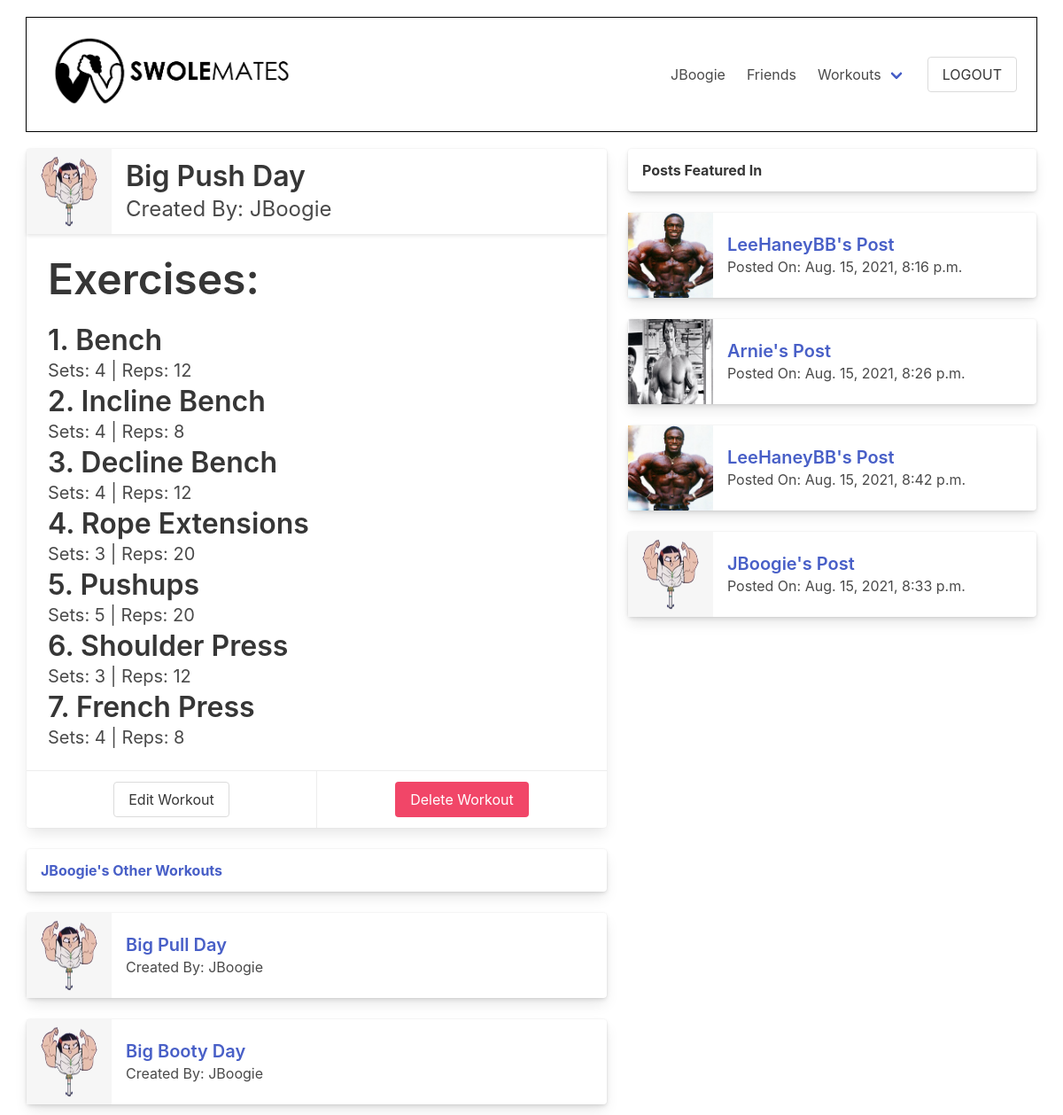
/swolemates/workout/36 (signed in), run on an earlier commit of the app's database.
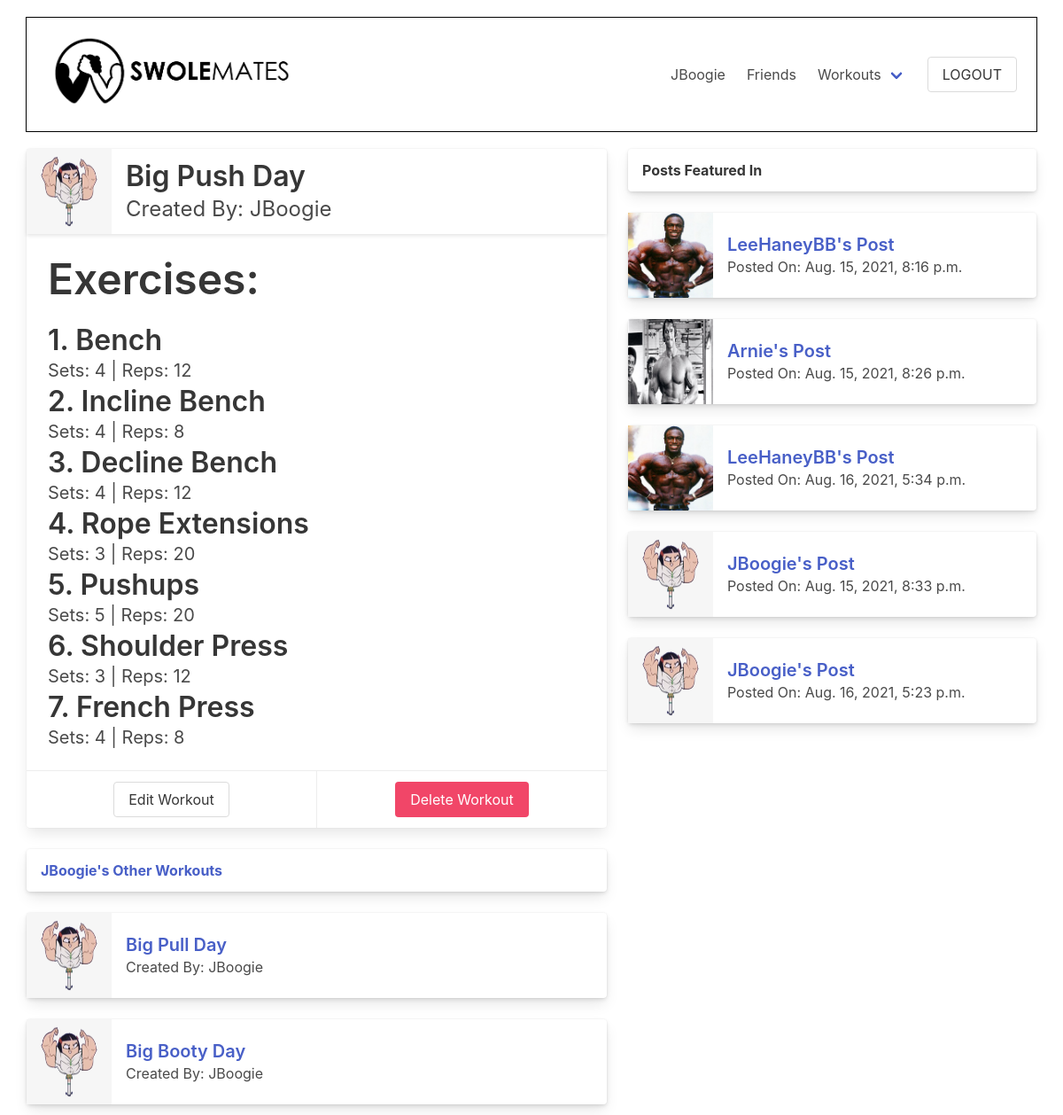
And on a later commit of the database.
### swolemates_app/models.py (models this page shows, shortened)
class User(models.Model):
    first_name = models.CharField(max_length = 50)
    last_name = models.CharField(max_length = 50)
    username = models.CharField(max_length=45, unique=True)
    email = models.EmailField(unique=True)
    password = models.CharField(max_length = 60)
    profile_photo = models.ImageField(default='default.png', upload_to = "images/")
    bio = models.TextField(blank=True, null=True)
    fav_exercises = models.TextField(blank=True, null=True)
    objects = UserManager()
    friends = models.ManyToManyField('self', blank=True)
    created_at = models.DateTimeField(auto_now_add=True)
    updated_at = models.DateTimeField(auto_now=True)
    def __str__(self):
        return self.username

class Workout(models.Model):
    name = models.CharField(max_length=50)
    created_by = models.ForeignKey(User, related_name="workouts", on_delete=models.CASCADE)
    liked_by = models.ManyToManyField(User, related_name="liked_workouts", blank=True)
    objects = WorkoutManager()
    created_at = models.DateTimeField(auto_now_add=True)
    updated_at = models.DateTimeField(auto_now=True)

class Exercise(models.Model):
    workout = models.ForeignKey(Workout, related_name="exercises", on_delete=models.CASCADE)
    name = models.CharField(max_length=50)
    set_count = models.IntegerField()
    rep_count = models.IntegerField()
    created_at = models.DateTimeField(auto_now_add=True)
    updated_at = models.DateTimeField(auto_now=True)

class Post(models.Model):
    content = models.TextField()
    image = models.ImageField(null=True, blank=True, upload_to = "images/")
    posted_by = models.ForeignKey(User, related_name="posts", on_delete=models.CASCADE)
    liked_by = models.ManyToManyField(User, related_name="liked_posts", blank=True)
    workout = models.ForeignKey(Workout, null=True, blank=True, related_name="posts", on_delete=models.SET_NULL)
    objects = PostCommentManager()
    created_at = models.DateTimeField(auto_now_add=True)
    updated_at = models.DateTimeField(auto_now=True)

### swolemates_app/views.py (the view)
# urls.py: path('swolemates/workout/<int:id>', views.workout_view),
def workout_view(request, id):
    workout = Workout.objects.get(id=id)
    profile = User.objects.get(id=workout.created_by.id)
    context = {
        "workout": workout,
        "profile": profile,
        "user": User.objects.get(id=request.session['user_id']),
        "exercises": workout.exercises.all()
    }
    return render(request, "workout_view.html", context)

### swolemates_app/templates/workout_view.html (shortened to what this page needs)
<!DOCTYPE html>
<html lang="en">
<head>
    <link rel="stylesheet" href="https://cdn.jsdelivr.net/npm/bulma@0.9.3/css/bulma.min.css">
    {% load static %}
    <link rel="stylesheet" href="{% static 'css/view_workout.css' %}">
</head>
<body>
    <div id="wrapper">
        <nav class="navbar">
            <div class="navbar-brand">
                    <p class="title is-2 is-align-self-center" id="wtf"><a href="/swolemates"><img src="/media/SM_2.png" alt="swolemates logo" style="height: 100px;"></a></p>
            </div>
            <div class="navbar-menu navbar-end">
                <a href="/swolemates/user/{{user.username}}" class="navbar-item">
                    {{user.username}}
                </a>
                <a href="/swolemates/user/{{user.username}}/friends" class="navbar-item">
                    Friends
                </a>
                <div class="navbar-item has-dropdown is-hoverable">
                    <a href="/swolemates/user/{{user.username}}/workouts" class="navbar-link">
                        Workouts
                    </a>
                </div>
                <div class="navbar-item">
                    <form action="/logout" method="POST">
                        <input type="submit" value="LOGOUT" class="button" id="logout">
                    </form>
                </div>
            </div>
        </nav>
        <div id="ancestor-div">
        <div class="tile is-ancestor">
            <div class="tile is-parent is-7 is-vertical is-align-items-flex-start" id="parent-workout-view">
                <div class="tile is-child is-12">
                    <div class="card">
                        <header class="card-header">
                            <div class="media is-align-items-center">
                                <div class="media-left">
                                    <img src="/media/{{workout.created_by.profile_photo}}" alt="{{workout.created_by}}'s profile pic" class="image is-96x96">
                                </div>
                                <div class="media-content">
                                    <p class="title is-3">{{workout.name}}</p>
                                    <p class="subtitle is-4">Created By: {{workout.created_by}}</p>
                                </div>
                            </div>
                        </header>
                        <div class="card-content">
                            <p class="title is-1">
                                Exercises:
                            </p>
                                {% for exercise in workout.exercises.all %}
                                    <p class="title is-justify-content-space-between">
                                        {{forloop.counter}}. {{exercise.name}}
                                    </p>
                                    <p class="subtitle is-5">Sets: {{exercise.set_count}} | Reps: {{exercise.rep_count}}</p>
                                {% endfor %}
                        </div>
                        {% if profile == user %}
                        <div class="card-footer">
                            <a href="/swolemates/workout/{{workout.id}}/edit" class="card-footer-item"><span class="button">Edit Workout</span></a>
                            <form action="/swolemates/workout/{{workout.id}}/delete" method="POST" class="card-footer-item">
                                <input type="submit" value="Delete Workout" onclick="return confirm('Are you sure you want to delete your workout?');" class="button is-danger">
                            </form>
                        </div>
                        {% endif %}
                    </div>
                </div>
                <div class="tile is-child is-12">
                        <div class="card">
                            <header class="card-header">
                            <p class="card-header-title">
                                <a href="/swolemates/user/{{profile.username}}/workouts">{{profile.username}}'s Other Workouts</a>
                            </p>
                            <button class="card-header-icon" aria-label="more options">
                                <span class="icon">
                                </span>
                            </button>
                            </header>
                        </div>
                </div>
                {% for work in profile.workouts.all %}
                    {% if work != workout %}
                        <div class="tile is-child is-12">
                            <div class="card">
                                <header class="card-header">
                                    <div class="media is-align-items-center">
                                        <div class="media-left">
                                            <img src="/media/{{work.created_by.profile_photo}}" alt="{{work.created_by}}'s profile pic" class="image is-96x96">
                                        </div>
                                        <div class="media-content">
                                            <p class="title is-5"><a href="/swolemates/workout/{{work.id}}">{{work.name}}</a></p>
                                            <p class="subtitle is-6">Created By: {{work.created_by}}</p>
                                        </div>
                                    </div>
                                </header>
                            </div>
                        </div>
                    {% endif %}
                {% endfor %}
            </div>
            <div class="tile is-parent is-vertical is-align-items-flex-start" id="featured-in">
                {% if workout.posts.all %}
                    <div class="tile is-child is-12">
                        <div class="card">
                            <header class="card-header">
                            <p class="card-header-title">
                                Posts Featured In
                            </p>
                            <button class="card-header-icon" aria-label="more options">
                                <span class="icon">
                                </span>
                            </button>
                            </header>
                        </div>
                    </div>
                    {% for post in workout.posts.all %}
                        <div class="tile is-child is-12">
                            <div class="card">
                                <header class="card-header">
                                    <div class="media is-align-items-center">
                                        <div class="media-left">
                                            <img src="/media/{{post.posted_by.profile_photo}}" alt="{{post.posted_by}}'s profile pic" class="image is-96x96">
                                        </div>
                                        <div class="media-content">
                                            <p class="title is-5"><a href="/swolemates/post/{{post.id}}">{{post.posted_by}}'s Post</a></p>
                                            <p class="subtitle is-6">Posted On: {{post.updated_at}}</p>
                                        </div>
                                    </div>
                                </header>
                            </div>
                        </div>
                    {% endfor %}
                {% endif %}
            </div>
        </div>
        </div>
    </div>
</body>
</html>

### swolemates_app/static/css/view_workout.css (style rules this page uses)
* { margin: 0px; padding: 0px; }
#wrapper { width: 95%; margin: auto; }
#ancestor-div { justify-self: center; margin: auto; }
nav { margin: 20px auto; padding: 10px; outline: 1px solid black; }
#wtf { margin-bottom: 0px; padding-bottom: 0px; }
#featured-in { max-height: 800px; overflow: scroll; }
#parent-workout-view { max-height: 800px; overflow: scroll; }

What changed in the data, as far as the page shows it:
changed Post: updated_at "Aug. 15, 2021, 8:42 p.m." → "Aug. 16, 2021, 5:34 p.m."
added Post: posted_by.profile_photo (picture), posted_by "JBoogie", updated_at "Aug. 16, 2021, 5:23 p.m."
